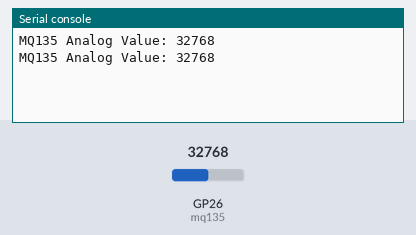
A program run on a simulated Raspberry Pi Pico running MicroPython. Shown: the last lines printed to the serial console. The inputs (shaded band) are chosen by the test bench; at power-on: GP26 (mq135) = 32768 (analog values on the 0–65535 scale).

Above: at 1.2 s.
1.3 s: GP26 (mq135) set to 45874
At 2.6 s:
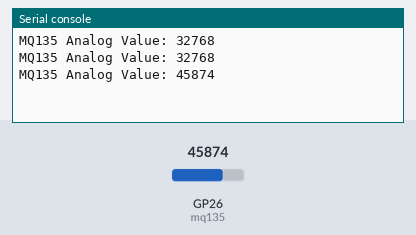
2.8 s: GP26 (mq135) set to 57670
At 3.7 s:
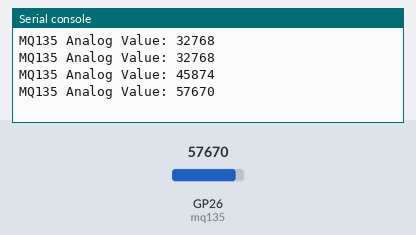
Timing chart, 0 to 5.8 s (numbered marks = the images above; inputs shaded):
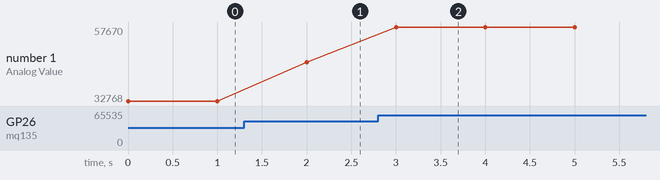

The program:

mq135_adc_live.py
```python
# Reads raw ADC values from an MQ-135 sensor connected to GP26 on a Raspberry Pi Pico W and prints them to the serial console once per second.
#
# Full tutorial: https://shillehtek.com/blogs/news/raspberry-pi-pico-w-mq135-read-live-adc-values
# Parts used: https://shillehtek.com/products/mq-135-air-quality-hazardous-gas-sensor-module-for-arduino
#             https://shillehtek.com/products/raspberry-pi-pico-2w-presoldered-headers
# More examples: https://github.com/shillehbean/shillehtek-examples
#

from machine import ADC
import time

mq135 = ADC(26)  # GP26 = ADC0

while True:
    raw_value = mq135.read_u16()  # 0 to 65535
    print("MQ135 Analog Value:", raw_value)
    time.sleep(1)
```

Measured:
- after the input at 1.3 s, the serial console: prints a new line after 0.70 s (image 1)
- after the input at 2.8 s, the serial console: prints a new line after 0.20 s (image 2)
- plotted number 1: 32768 → 45874 after the input at 1.3 s, 45874 → 57670 after the input at 2.8 s
